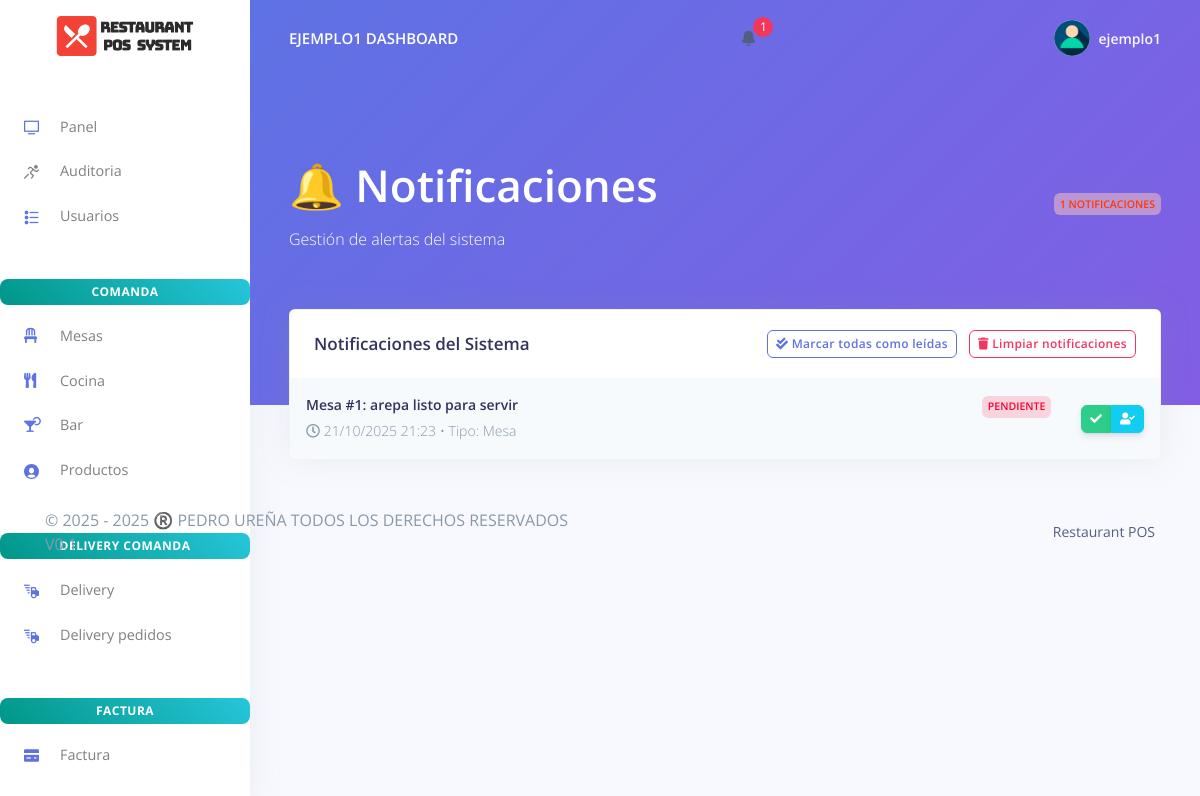
Page /notificaciones/notificaciones.php (signed in) on the committed database.
### tables this page shows
CREATE TABLE `rpos_admin` (
  `admin_id` varchar(200) NOT NULL,
  `admin_name` varchar(200) NOT NULL,
  `admin_email` varchar(200) NOT NULL,
  `admin_password` varchar(200) NOT NULL,
  `activation_key` varchar(200) DEFAULT NULL,
  `estado` enum('Activo','Inactivo') DEFAULT 'Inactivo',
  `activation_expiry` datetime DEFAULT NULL
);

CREATE TABLE `rpos_notificaciones` (
  `notificacion_id` varchar(200) NOT NULL,
  `mesa_id` varchar(200) DEFAULT NULL,
  `order_id` varchar(200) DEFAULT NULL,
  `delivery_id` varchar(200) DEFAULT NULL,
  `mensaje` text NOT NULL,
  `tipo` enum('mesa_lista','nuevo_pedido','ayuda') NOT NULL,
  `tipo_pedido` enum('mesa','delivery') DEFAULT NULL,
  `estado` enum('pendiente','vista','atendida') NOT NULL DEFAULT 'pendiente',
  `created_at` timestamp NOT NULL DEFAULT current_timestamp(),
  `vista_at` timestamp NULL DEFAULT NULL,
  `atendida_at` timestamp NULL DEFAULT NULL
);

### notificaciones/notificaciones.php (the view, shortened to what this page needs)
<?php
include('../config/config.php');
$query = "SELECT n.*, m.numero_mesa
          FROM rpos_notificaciones n
          LEFT JOIN rpos_mesas m ON n.mesa_id = m.mesa_id
          WHERE n.estado IN ('pendiente', 'vista')
          ORDER BY n.created_at DESC";
$notificaciones = $mysqli->query($query);
require_once('../partials/_head.php');
?>
<body>
  <?php require_once('../partials/_sidebar.php'); ?>
  <div class="main-content">
    <?php require_once('../partials/_topnav.php'); ?>
    <div class="header pb-8 pt-5 pt-md-8" style="background: linear-gradient(135deg, #5e72e4 0%, #825ee4 100%);">
      <div class="container-fluid">
        <div class="header-body">
          <div class="row align-items-center py-4">
            <div class="col-lg-6 col-7">
              <h1 class="display-2 text-white">🔔 Notificaciones</h1>
              <p class="text-white mb-0">Gestión de alertas del sistema</p>
            </div>
            <div class="col-lg-6 col-5 text-right">
              <span class="badge badge-warning" id="contadorNotif">
                <?php echo $notificaciones->num_rows; ?> notificaciones
              </span>
            </div>
          </div>
        </div>
      </div>
    </div>
    <div class="container-fluid mt--7">
      <div class="row">
        <div class="col">
          <div class="card shadow">
            <div class="card-header bg-white border-0 d-flex justify-content-between align-items-center">
              <h3 class="mb-0">Notificaciones del Sistema</h3>
              <div>
                <button class="btn btn-sm btn-outline-primary" id="marcarTodasLeidas">
                  <i class="fas fa-check-double"></i> Marcar todas como leídas
                </button>
                <button class="btn btn-sm btn-outline-danger" id="limpiarNotificaciones">
                  <i class="fas fa-trash"></i> Limpiar notificaciones
                </button>
              </div>
            </div>
            <div class="list-group list-group-flush" id="listaNotificaciones">
              <?php if ($notificaciones->num_rows > 0): ?>
                <?php while ($notif = $notificaciones->fetch_object()): ?>
                  <div class="list-group-item notification-item <?php echo $notif->estado; ?>">
                    <div class="row align-items-center">
                      <div class="col">
                        <div class="d-flex justify-content-between align-items-center">
                          <h4 class="mb-1 text-sm"><?php echo $notif->mensaje; ?></h4>
                          <span class="badge badge-<?php echo $notif->estado == 'pendiente' ? 'danger' : 'secondary'; ?>">
                            <?php echo ucfirst($notif->estado); ?>
                          </span>
                        </div>
                        <p class="text-sm text-muted mb-0 notification-time">
                          <i class="far fa-clock"></i>
                          <?php echo date('d/m/Y H:i', strtotime($notif->created_at)); ?>
                          <?php if ($notif->tipo_pedido): ?>
                            • Tipo: <?php echo ucfirst($notif->tipo_pedido); ?>
                          <?php endif; ?>
                        </p>
                      </div>
                      <div class="col-auto">
                        <div class="btn-group">
                          <?php if ($notif->estado == 'pendiente'): ?>
                            <button class="btn btn-sm btn-success marcar-leido" data-id="<?php echo $notif->notificacion_id; ?>">
                              <i class="fas fa-check"></i>
                            </button>
                          <?php endif; ?>
                          <button class="btn btn-sm btn-info marcar-atendido" data-id="<?php echo $notif->notificacion_id; ?>">
                            <i class="fas fa-user-check"></i>
                          </button>
                        </div>
                      </div>
                    </div>
                  </div>
                <?php endwhile; ?>
              <?php endif; ?>
            </div>
          </div>
        </div>
      </div>
    </div>
  </div>
      <?php require_once('../partials/_footer.php'); ?>
</body>
</html>

### partials/_topnav.php (shortened to what this page needs)
<?php
$current_path = $_SERVER['PHP_SELF'];
$folders = ['factura', 'delivery', 'auditoria', 'cocina', 'mesas', 'bar', 'usuario', 'hrm', 'customes', 'products', 'empresa', 'notificaciones'];
$is_in_subfolder = false;
foreach ($folders as $folder) {
    if (strpos($current_path, "/$folder/") !== false) {
        $is_in_subfolder = true;
        break;
    }
}
$base_path = $is_in_subfolder ? '../' : '';
$user_id = $_SESSION['user_id'] ?? null;
$rol     = $_SESSION['rol'] ?? null;
$user = null;
if ($user_id && $rol) {
    if ($rol === 'admin') {
        $query = "SELECT admin_name AS nombre FROM rpos_admin WHERE admin_id = ?";
    } else {
        $query = "SELECT staff_name AS nombre FROM rpos_staff WHERE staff_id = ?";
    }
    $stmt = $mysqli->prepare($query);
    $stmt->bind_param("s", $user_id);
    $stmt->execute();
    $res = $stmt->get_result();
    $user = $res->fetch_object();
}
?>
<?php if (!empty($user)) { ?>
    <nav class="navbar navbar-top navbar-expand-md navbar-dark" id="navbar-main">
        <div class="container-fluid">
            <a class="h4 mb-0 text-white text-uppercase d-none d-lg-inline-block" href="<?php echo $base_path; ?>dashboard.php">
                <?php echo htmlspecialchars($user->nombre); ?> Dashboard
            </a>
            <li class="nav-item dropdown">
                <a class="nav-link" href="#" role="button" data-toggle="dropdown" aria-haspopup="true" aria-expanded="false">
                    <i class="ni ni-bell-55"></i>
                    <?php
                    $query_count = "SELECT COUNT(*) as count FROM rpos_notificaciones WHERE estado = 'pendiente'";
                    $count_result = $mysqli->query($query_count);
                    $count = $count_result->fetch_object()->count;
                    if ($count > 0): ?>
                        <span class="notification-badge"><?php echo $count; ?></span>
                    <?php endif; ?>
                </a>
            </li>
<ul class="navbar-nav align-items-center d-none d-md-flex">
    <li class="nav-item dropdown">
        <a class="nav-link pr-0" href="#" role="button" data-toggle="dropdown">
            <div class="media align-items-center">
                <span class="avatar avatar-sm rounded-circle">
                    <img alt="Image placeholder" src="<?php echo $base_path; ?>assets/img/theme/user-a-min.png">
                </span>
                <div class="media-body ml-2 d-none d-lg-block">
                    <span class="mb-0 text-sm font-weight-bold"><?php echo htmlspecialchars($user->nombre); ?></span>
                </div>
            </div>
        </a>
    </li>
</ul>
        </div>
    </nav>
<?php } ?>

### notificaciones/notificaciones.php (style rules this page uses)
.notification-badge { position: absolute; top: -5px; right: -5px; background: #f5365c; color: white; border-radius: 50%; width: 20px; height: 20px; display: flex; align-items: center; justify-content: center; font-size: 12px; }
.notification-item { border-left: 4px solid #5e72e4; transition: all 0.3s ease; }
.notification-item.pendiente { background-color: #f7fafc; }
.notification-time { font-size: 0.8rem; color: #6c757d; }

### rows in the picture
rpos_admin: admin_name "EJEMPLO1", admin_name "ejemplo1"
rpos_notificaciones: mensaje "Mesa #1: arepa listo para servir", estado "PENDIENTE", created_at "21/10/2025 21:23", tipo_pedido "Mesa"

### other values in the picture
$count "1"
$notificaciones->num_rows "1"
